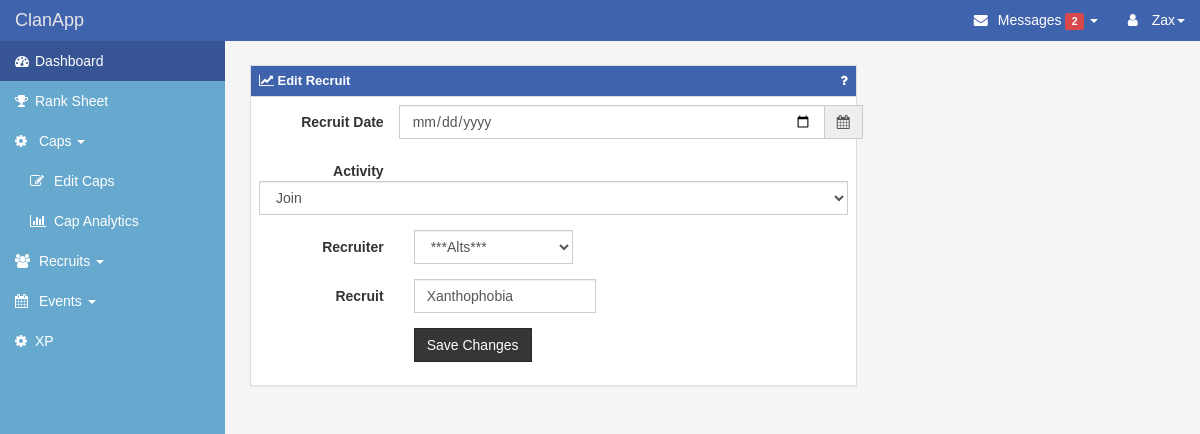
/recruits/edit/297 (signed in), run on the app's committed database.
### app/models.py (models this page shows, shortened)
class Users(db.Model):
    __tablename__ = "users"
    id = db.Column('user_id', db.Integer, primary_key=True)
    username = db.Column('username', db.String(50), unique=True, index=True)
    password_hash = db.Column('password', db.String(128))
    email = db.Column('email', db.String(50), unique=True, index=True)
    @property
    def password(self):
        """ Prevent password from being accessed"""
        raise AttributeError('Password is not a readable attribute.')
    @password.setter
    def password(self, password):
        """Set password to a hashed password"""
        self.password_hash = generate_password_hash(password)
    @property
    def is_authenticated(self):
        return True

class Recruits(db.Model):
    __tablename__ = "recruits"
    id = db.Column(db.Integer, primary_key=True, autoincrement=True, nullable=False)
    recruit_date = db.Column(db.Date, index=True, unique=False)
    activity_type = db.Column(db.String(15), index=True, unique=False)
    recruiter = db.Column(db.String(15), index=True, unique=False)
    recruit = db.Column(db.String(15), index=True, unique=False)
    points = db.Column(db.Integer, index=True, unique=False)
    change_to_recruit_count = db.Column(db.Integer, index=True, unique=False)

### app/recruits/views.py (the view, shortened to what this page needs)
@recruits.route('/recruits/edit/<int:id>', methods=['GET', 'POST'])
@login_required
def edit_recruit(id):
    recruit = models.Recruits.query.get_or_404(id)
    form = RecruitsForm(obj=recruit)
    return render_template('recruits/recruit.html', action="recruits.edit_recruit", id=id, form=form,
                           title="Edit Recruit", button_text="Save Changes")

### app/recruits/forms.py
class RecruitsForm(FlaskForm):
    def __init__(self, *args, **kwargs):
        super(RecruitsForm, self).__init__(*args, **kwargs)
        self.recruiter.choices = [(account.rsn, account.rsn) for account in
                                  models.Accounts.query]  # .filter(models.Accounts.in_clan == 'Yes')]
        self.recruiter.choices.extend([('***Unknown***', '***Unknown***'),
                                       ("***Alts***", "***Alts***"), ("***Founder***", "***Founder***")])
        self.recruiter.choices.sort(key=lambda t: tuple(t[0].lower()))
    recruit_date = DateField('Event Date', format='%Y/%m/%d')
    activity = SelectField("Activity Type Choices", choices=[('Join', 'Join'), ('Leave', 'Leave')],
                           validators=[DataRequired()])
    recruiter = SelectField("RSN Choices", validators=[DataRequired()])
    recruit = StringField('recruit', validators=[DataRequired()])

### app/__init__.py (called while the page is built)
@login_manager.user_loader
def load_user(user_id):
    return models.Users.query.get(int(user_id))

### app/templates/recruits/recruit.html (shortened to what this page needs)
{% extends "layout.html" %}
{% block content %}
<div class="col-md-8">
    <div class="panel panel-primary">
        <div class="panel-heading">
            <h3 class="panel-title"><i class="fa fa-line-chart"></i> {{ title }} <a class="pull-right fa fa-question" href="#" style="text-decoration:none;"></a></h3>
        </div>
        <div class="panel-body">
            <form method="post" action="{{ url_for(action, id=id) }}" id="eventForm" class="form-horizontal">
                <div class="form-group">
                    <label class="col-xs-3 control-label">Recruit Date</label>
                    <div class="input-group input-append date" id="datePicker">
                        {{ form.recruit_date(class_="form-control") }}
                        <span class="input-group-addon add-on"><span class="fa fa-calendar"></span></span>
                    </div>
                </div>
                <div class="form-group">
                    <label class="col-xs-3 control-label">Activity</label>
                    <div class="col-xs-12" name="Activity Type">
                        {{ form.activity(class_="form-control") }}
                    </div>
                </div>
                <div class="form-group">
                    <label class="col-xs-3 control-label">Recruiter</label>
                    <div class="col-xs-5 date">
                        <div class="input-group input-append date">
                            {{ form.recruiter(class_="form-control") }}
                        </div>
                    </div>
                </div>
                <div class="form-group">
                    <label class="col-xs-3 control-label">Recruit</label>
                    <div class="col-xs-5 date">
                        <div class="input-group input-append date">
                            {{ form.recruit(class_="form-control") }}
                        </div>
                    </div>
                </div>
                <div class="form-group">
                    <div class="col-xs-5 col-xs-offset-3">
                        <button type="submit" class="btn btn-default"> {{ button_text }} </button>
                    </div>
                </div>
            </form>
        </div>
    </div>
</div>
{% endblock %}

### app/templates/layout.html (shortened to what this page needs)
<!DOCTYPE html>
<html lang="en">
<head>
    <link href="{{ url_for('static', filename = 'css/bootstrap.min.css') }}" rel="stylesheet" type="text/css">
    <link rel="stylesheet" href="https://maxcdn.bootstrapcdn.com/font-awesome/4.6.3/css/font-awesome.min.css">
    <link id="themecss" rel="stylesheet" type="text/css" href="http://www.shieldui.com/shared/components/latest/css/light/all.min.css" />
    <link rel="stylesheet" href="//cdnjs.cloudflare.com/ajax/libs/bootstrap-datepicker/1.3.0/css/datepicker.min.css" />
    <link rel="stylesheet" href="//cdnjs.cloudflare.com/ajax/libs/bootstrap-datepicker/1.3.0/css/datepicker3.min.css" />
    <link rel="stylesheet" type="text/css" href="{{ url_for('static', filename = 'css/theme.css') }}" />
    <link rel="stylesheet" type="text/css" href="{{ url_for('static', filename = 'css/dashboard.css') }}" />
</head>
<body>
    <div id="wrapper">
        <nav class="navbar navbar-default navbar-fixed-top" role="navigation">
            <div class="navbar-header">
                <a class="navbar-brand" href="index.html" title="ClanApp">ClanApp</a>
            </div>
            <div class="collapse navbar-collapse navbar-ex1-collapse">
                <ul class="nav navbar-nav side-nav">
                    <li class="active"><a href="/index"><i class="fa fa-tachometer" aria-hidden="true"></i><span class="hidden-xs hidden-sm">Dashboard</span></a></li>
                    <li><a href="/ranksheet"><i class="fa fa-trophy"></i><span class="hidden-xs hidden-sm">Rank Sheet</span></a></li>
                    <li class="nav nav-list nav-list-expandable nav-list-expanded">
                        <a><i class="fa fa-cog"></i> Caps <span class="caret"></span></a>
                        <ul class="nav navbar-nav">
                            <li><a href="/caps"><i class="fa fa-edit"></i> Edit Caps</a></li>
                            <li><a href="/viewcaps"><i class="fa fa-bar-chart"></i> Cap Analytics</a></li>
                        </ul>
                    </li>
                    <li class="nav nav-list nav-list-expandable nav-list-expanded">
                        <a><i class="fa fa-users" aria-hidden="true"></i> Recruits <span class="caret"></span></a>
                    </li>
                    <li class="nav nav-list nav-list-expandable nav-list-expanded">
                        <a><i class="fa fa-calendar" aria-hidden="true"></i> Events <span class="caret"></span></a>
                    </li>
                    <li><a href="/xp"><i class="fa fa-cog" aria-hidden="true"></i><span class="hidden-xs hidden-sm">XP</span></a></li>
                </ul>
                <ul class="nav navbar-nav navbar-right navbar-user">
                    <li class="dropdown messages-dropdown">
                        <a href="#" class="dropdown-toggle" data-toggle="dropdown"><i class="fa fa-envelope"></i> Messages <span class="label label-danger">2</span> <b class="caret"></b></a>
                    </li>
                    {% if current_user.is_authenticated %}
                        <li class="dropdown user-dropdown">
                           <a href="#" class="dropdown-toggle" data-toggle="dropdown"><i class="fa fa-user"></i> {{ current_user.username }}<b class="caret"></b></a>
                       </li>
                    {% else %}
                        <li><a href="/login"><i class="fa fa-sign-out"></i> Login</a></li>
                    {% endif %}
                </ul>
            </div>
        </nav>
        <div id="page-wrapper">
            <div class="row">
                    {% block content %} {% endblock %}
            </div>
        </div>
    </div>
</body>
</html>

### app/static/css/dashboard.css (style rules this page uses)
body { padding-top: 40px; font-family: Helvetica,Arial,sans-serif; background-color: #F5F5F5; }
#wrapper { padding-left: 0; }
#page-wrapper { width: 100%; padding: 15px; }
.navbar a { outline: 0; }
.navbar .fa, .navbar .glyphicon { margin-right: 2px; min-width: 18px; }
.navbar-default .side-nav { background-color: #67A9CE; }
.panel .panel-title { font-size: 13px; font-weight: bold; }
.panel .panel-heading { border-radius: 0; }
.nav-list > a { cursor: pointer; }
.nav-list .navbar-nav li { display: block; width: 100%; }
.nav-list .navbar-nav li > a { padding-left: 30px; }
.nav-list-expandable .navbar-nav { display: none; }
.side-nav { overflow: hidden; }
@media (min-width:768px) { #wrapper { padding-left: 225px; } }
@media (min-width:768px) { #page-wrapper { padding: 25px; } }
@media (min-width:768px) { .side-nav { margin-left: -225px; left: 225px; width: 225px; position: fixed; top: 41px; height: 100%; border-radius: 0; border: none; overflow-y: auto; } }
@media (min-width:768px) { .side-nav>li>a { width: 225px; } }
@media (min-width:768px) { .navbar-collapse { padding-left: 15px !important; padding-right: 15px !important; } }

### data on the page
Users: username "Zax"
Recruits: recruiter "***Alts***", recruit "Xanthophobia"

### other printed values
{{ title }} "Edit Recruit"
{{ button_text }} "Save Changes"
